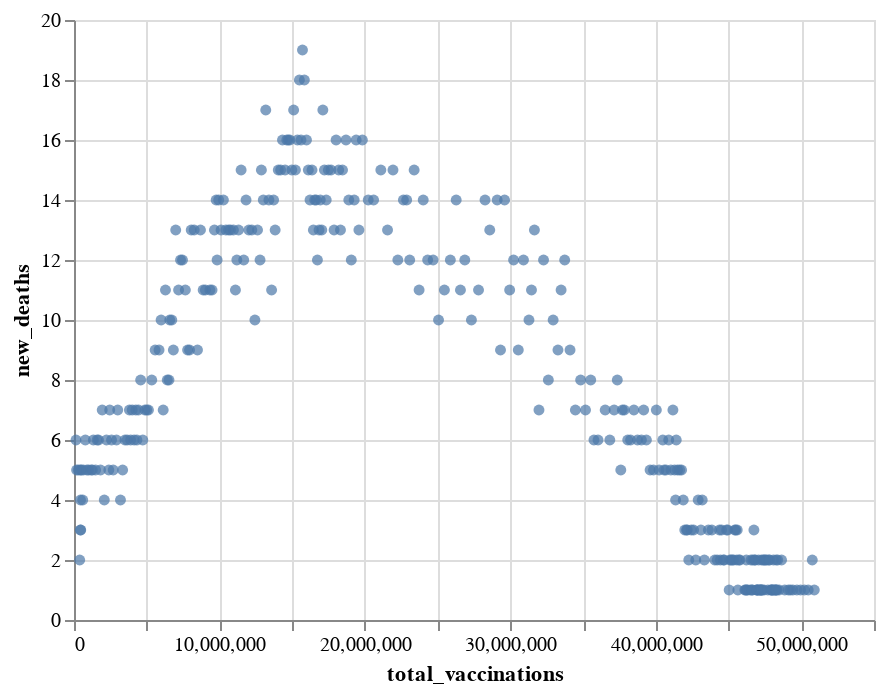

Notebook source saved alongside this figure:
### Code cell
alt.Chart(final_data).transform_filter(
    "datum.total_vaccinations > -1").mark_circle().encode(
   # x='total_vaccinations',
    x = alt.X('total_vaccinations'),
           
 
    y= alt.Y('new_deaths')
)

### Figure 1 — Vega-Lite specification as saved in the notebook (floating-point values rounded to 4 significant figures; data arrays with more than 128 entries replaced by an {"elided": "..."} marker saying what was removed)
{"config": {"view": {"continuousWidth": 400, "continuousHeight": 300}}, "data": {"name": "data-59c3c383a9d62cedf0ece56a702a83bd"}, "mark": "circle", "encoding": {"x": {"field": "total_vaccinations", "type": "quantitative"}, "y": {"field": "new_deaths", "type": "quantitative"}}, "transform": [{"filter": "datum.total_vaccinations > -1"}], "$schema": "https://vega.github.io/schema/vega-lite/v4.17.0.json", "datasets": {"data-59c3c383a9d62cedf0ece56a702a83bd": {"elided": "670 records"}}}
